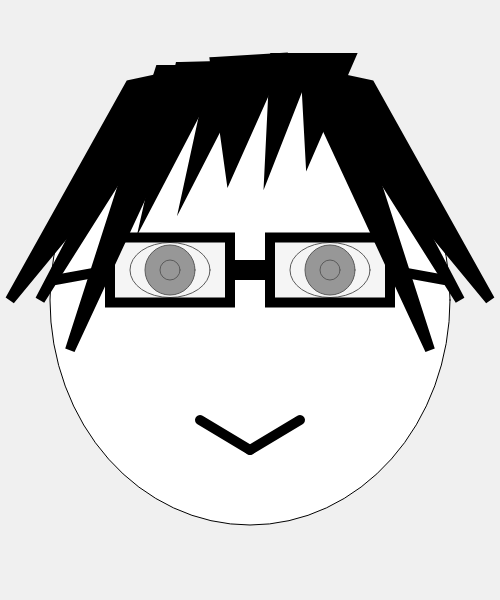
Frame 1 (no input)
Frame 60 (no input): identical to frame 1, image omitted
Frame 120 (the mouse pressed at the canvas centre since frame 60): identical to frame 1, image omitted

The p5.js sketch that drew this single still picture (run headless with seeded random() and noise() and a simulated clock; from frame 60 on, the mouse is pressed at the canvas centre):

// p5.js sketch
// ── sketch.js
/*
	self portrait with variables
	By Leping Jiang
	9/17/19
*/

var x = 250;//loction
var y = 300;//loction
var faceSizeWidth = 400;//face size width
var faceSizeHeight = 450;//face size height
var eyeSizeWidth =40;//eye szie width
var eyeSizeHieght =50;//eye szie height
var glassesSizeWidth =40;//eye szie width
var glassesSizeHieght =50;//eye szie height

function setup() {
	createCanvas(500, 600);
}

function draw() {
	background(240);

	rectMode(CENTER);
	fill("white");
	strokeWeight(1);
	ellipse(x, y, faceSizeWidth, faceSizeHeight); //face

	ellipse(x-80, y-30, eyeSizeWidth*2, eyeSizeHieght*1.1);//eye base
	ellipse(x+80, y-30, eyeSizeWidth*2, eyeSizeHieght*1.1);
	

	fill(100, 100, 100); //eyes
	ellipse(x-80, y-30, eyeSizeWidth*1.25, eyeSizeHieght);
	ellipse(x+80, y-30, eyeSizeWidth*1.25, eyeSizeHieght);
	ellipse(x-80, y-30, eyeSizeWidth/2, eyeSizeHieght/5*2);
	ellipse(x+80, y-30, eyeSizeWidth/2, eyeSizeHieght/5*2);

	fill(230, 230, 230, 100); //glasses
	strokeWeight(10);
	rect(x-80, y-30, glassesSizeWidth*3, glassesSizeHieght*1.3);
	rect(x+80, y-30, glassesSizeWidth*3, glassesSizeHieght*1.3);

	rect(x, y-30, glassesSizeWidth, glassesSizeHieght*0.2);//glasses nose

	line(x-140, y-30, x-195, y-20);//glasses side support
	line(x+140, y-30, x+195, y-20);
	
	line(x, y+150, x-50, y+120);//mouse
	line(x, y+150, x+50, y+120);
	
	fill("black");//hair
	triangle(x-100, y-210, x-90, y-190, x-210, y);
	triangle(x-110, y-210, x-100, y-190, x-205, y-55);
	triangle(x-120, y-215, x-50, y-230, x-240, y);
	triangle(x-90, y-230, x-50, y-230, x-180, y+50);
	triangle(x-70, y-233, x-30, y-234, x-100, y-100);
	triangle(x-35, y-235, x, y-237, x-60, y-120);
	triangle(x-35, y-238, x+30, y-242, x-20, y-130);
	triangle(x+25, y-242, x+60, y-242, x+20, y-140);
	triangle(x+55, y-242, x+100, y-242, x+60, y-150);
	triangle(x+100, y-210, x+90, y-190, x+210, y);
	triangle(x+110, y-210, x+100, y-190, x+205, y-55);
	triangle(x+120, y-215, x+50, y-230, x+240, y);
	triangle(x+90, y-230, x+50, y-230, x+180, y+50);
}
